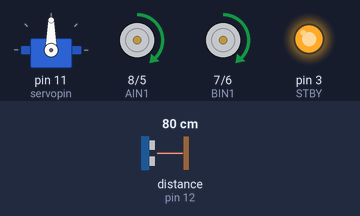
The sketch below on a simulated Arduino Uno, built with avr-gcc and run on an emulated ATmega328P. On the bench: servo, direction and speed pins drawn as motors (green arrow = direction pin HIGH = forward, orange = LOW = backward, longer = more drive, stopped while the standby pin is LOW), output pins drawn as LEDs (lit = HIGH). Inputs (shaded band) come from the test bench; at power-on: distance to the obstacle (sensor on pin 12) 80 cm. The echo pulse lasts 58.3 µs per cm.

Above: at 0.8 s.
0.9 s: distance to the obstacle (sensor on pin 12) set to 18 cm
2.4 s: distance to the obstacle (sensor on pin 12) set to 14 cm
At 2.9 s:
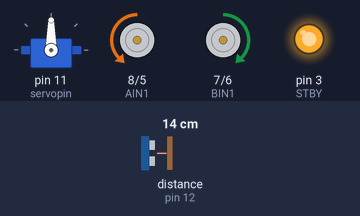
At 5.5 s:
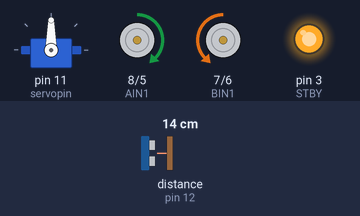
Timing chart, 0 to 14.4 s (numbered marks = the images above; inputs shaded):
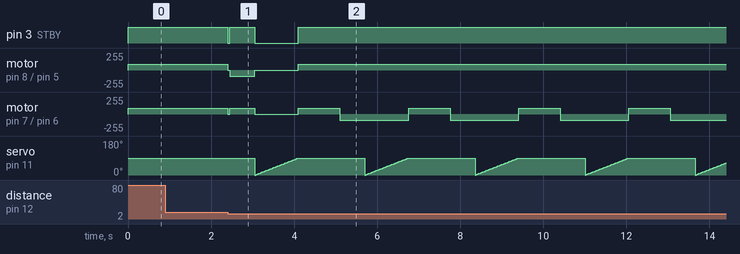

The sketch:

task3.ino
```cpp
#include <Servo.h>
#include <NewPing.h>

/*****Define ultrasonic sensor pins*****/
#define trigger 13
#define echo 12
#define max_distance 200

/*****Define servo pin*****/
int servopin = 11;
int i = 0;

int cm;
int count = 0;

/*****Define objects*****/
Servo myServo;
NewPing sonar(trigger,echo,max_distance);

/*****Define pins used by motor driver*****/
#define PWMA 5          // left motor speed
#define PWMB 6          // right motor speed
#define STBY 3          // enables/disables motors
#define AIN1 8          // two left motors
#define BIN1 7          // two right motors

/*****Motion functions*****/
void forward(){
  digitalWrite(STBY,HIGH);
  digitalWrite(AIN1,HIGH);
  digitalWrite(BIN1,HIGH);
}

void backward(){
  digitalWrite(STBY,HIGH);
  digitalWrite(AIN1,LOW);
  digitalWrite(BIN1,LOW);
}

void stop(){
  digitalWrite(STBY,LOW);
}

void turnRight(){
  digitalWrite(STBY,HIGH);
  digitalWrite(AIN1,HIGH);
  digitalWrite(BIN1,LOW);
}

void turnLeft(){
  digitalWrite(STBY,HIGH);
  digitalWrite(AIN1,LOW);
  digitalWrite(BIN1,HIGH);
}

void defaultMotion(){
  myServo.write(90);              // ultrasonic sensor facing front
  forward();                      // car moves forward
}

void setup() {
  // put your setup code here, to run once:
  /*****initialize motor driver pins*****/
  pinMode(PWMA,OUTPUT);
  pinMode(PWMB,OUTPUT);
  pinMode(AIN1,OUTPUT);
  pinMode(BIN1,OUTPUT);
  pinMode(STBY,OUTPUT);
  analogWrite(PWMA, 90);          // left motor speed
  analogWrite(PWMB, 90);          // right motor speed

  Serial.begin(9600);
  myServo.attach(servopin);       // initialize servo

  defaultMotion();                // move forward with ultrasonic sensor facing front, no sweeping
  cm = sonar.ping_cm();

  while(cm > 15){
    defaultMotion();                // move forward with ultrasonic sensor facing front, no sweeping
    cm = sonar.ping_cm();           // ultrasonic sensor checks for obstacle
  }

  stop();                           // stop for 50ms when obstacle detected
  delay(50);
  turnLeft();
  delay(600);
  stop();
  count++;
}

void loop() {
  // put your main code here, to run repeatedly:

  switch (count){
    case 1:
      // Sweep 90 deg right to front to read distance
      int cmArray[91];
      for (i=0; i<=90;i++){
        myServo.write(i);
        cmArray[i] = sonar.ping_cm();
        delay(10);

        if (cmArray[0] <= 10){
          count = 2;
        }
        else if (cmArray[0] > 20){
          count = 3;
        }

      }
    case 2:
      // after case 1, move forward for 10cm
      defaultMotion();
      delay(1000);                    // not exactly 10cm, need to modify
      stop();
      count = 1;
    case 3:
      // if obstacle detected, turn right
      turnRight();
      delay(600);
      count = 1;
  }


//  for (i=0;i<=180;i++){               // servo sweep right to left
//    myServo.write(i);
//    delay(10);
////    Serial.print("i = ");
////    Serial.print(i);
//
//    cm = sonar.ping_cm();          //ping_cm() returns integer
////    Serial.print(" - Ping: ");
////    Serial.println(cm);
//
///*****Create 1D array of distances*****/
//    int distance[181];
//    distance[i] = cm;
//  }
//  for (i=180;i>=0;i--){                 // servo sweep left to right
//    myServo.write(i);
//    delay(10);
////    Serial.print("i = ");
////    Serial.print(i);
//
//    cm = sonar.ping_cm();          //ping_cm() returns integer
////    Serial.print(" - Ping: ");
////    Serial.println(cm);
//
///*****Create 1D array of distances*****/
//    int distance[181];
//    distance[i] = cm;
//  }
}
```

Measured:
- the behaviour switches between 16 and 15 cm on distance to the obstacle (sensor on pin 12) (found by bisection; images 0 and 1)
- after the input at 0.9 s, every drawn part: stays the same
- after the input at 2.4 s, pin 3 (STBY): HIGH → LOW at once, → HIGH 0.05 s later, → LOW 0.60 s later, → HIGH 1.1 s later; motor on pin 8 (AIN1) / pin 5 (PWMA): forward 90/255 → backward 90/255 at once, → stopped 0.65 s later, → forward 90/255 1.1 s later; servo on pin 11 (servopin): ramps from 0° to 90° and jumps back, once every 2.7 s
